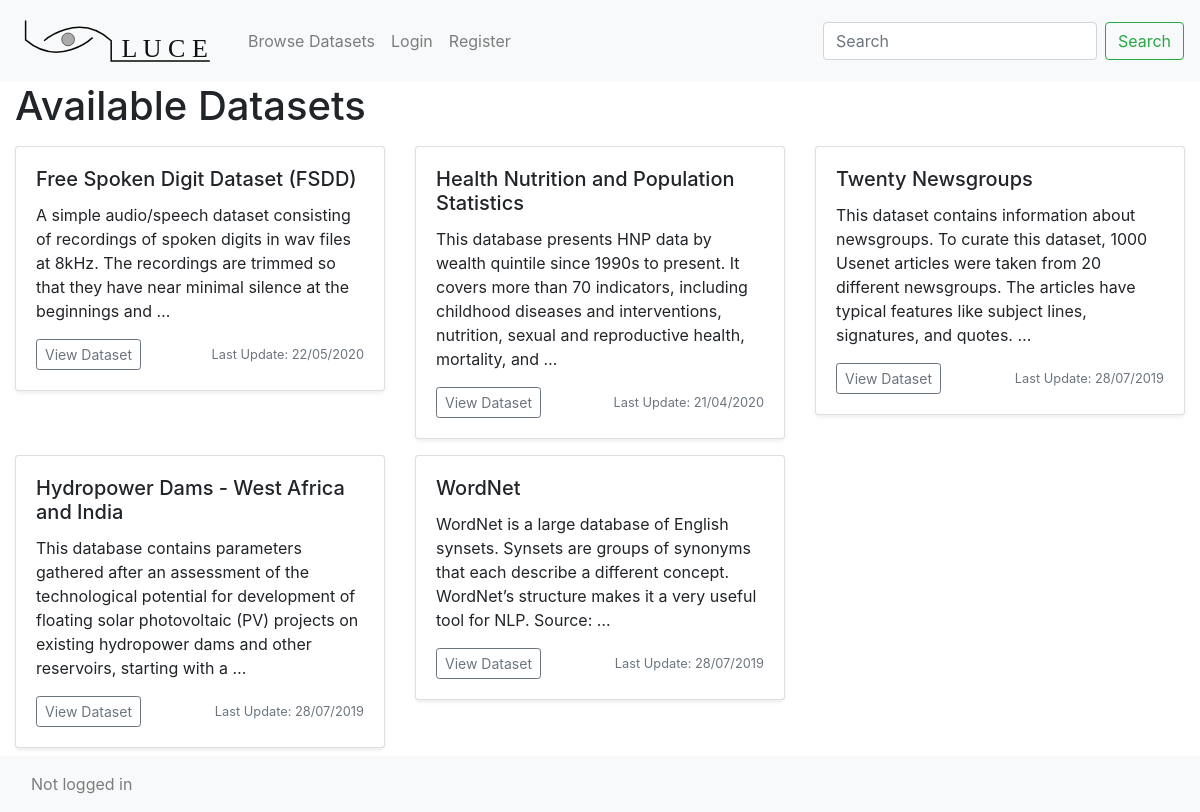
The page /browse/ on the database its author committed.
### datastore/models.py (models this page shows, shortened)
class Dataset(models.Model):
    title           = models.CharField(max_length=120)
    description     = models.TextField(null=True, blank=True)
    license         = models.IntegerField() # encoded as integer
    file            = models.FileField(upload_to='files/', blank=True, null=True)
    owner           = models.CharField(max_length=120) # owner username/email
    owner_address   = models.CharField(max_length=180) # msg.sender
    contract_address= models.CharField(max_length=180) # address of smart contract
    published       = models.BooleanField(default = False)
    access_granted  = models.ManyToManyField(User, related_name='datasets_accessible')
    created_by      = models.ForeignKey(User, default=1, null=True, on_delete=models.SET_NULL, related_name='datasets_owned')
    timestamp       = models.DateTimeField(auto_now_add=True)
    updated         = models.DateTimeField(auto_now=True)
    objects         = DatasetManager()
    def get_absolute_url(self):
        return f"/data/{self.pk}"
    class Meta:
        ordering = ['-updated', '-timestamp']

### datastore/views.py (the view)
# urls.py: path('browse/', browse_view),
def browse_view(request):
    head_title = "LUCE"
    qs = Dataset.objects.all()
    qs = qs.published() # only show published datasets
    context = {"head_title": head_title,
                "dataset_list": qs}
    template = 'data/browse.html'
    return render(request, template, context)

### datastore/managers.py (called while the page is built)
    def published(self):
        return self.filter(published=True)

    def get_queryset(self):
        return DatasetQuerySet(self.model, using=self._db)

### datastore/templates/data/browse.html
{% extends "base.html" %}
{% block content %}
	{% block header %}
	<h1> Available Datasets </h1>
	{% endblock %}
	<div class="row my-2">
		{% for dataset in dataset_list %}
			  <div class="col-sm-4 my-2">
			    <div class="card shadow-sm">
			      <div class="card-body">
			        <h5 class="card-title"> {{ dataset.title }} </h5>
			        <p class="card-text"> {{ dataset.description|truncatewords:30 }} </p>
			              <div class="d-flex justify-content-between align-items-center">
			                <div class="btn-group">
			                  <button type="button" class="btn btn-sm btn-outline-secondary" onclick="window.location.href='{{ dataset.get_absolute_url }} '">View Dataset</button>
			                </div>
			                <small class="text-muted"> Last Update: {{ dataset.updated|date:"d/m/Y" }}</small>
			              </div>
			      </div>
			    </div>
			  </div>
	{% endfor %}
	</div>
{% endblock content %}

### lucehome/templates/base.html (shortened to what this page needs)
<!doctype html>
<html lang="en">
  <head>
        <link rel="stylesheet" href="https://stackpath.bootstrapcdn.com/bootstrap/4.3.1/css/bootstrap.min.css">
  </head>
  <body>
        {% include 'navbar.html' %}
                <div class='container-fluid pb-5'>
                    {% block content %}{% endblock %}
                </div>
        <nav class="navbar fixed-bottom navbar-light bg-light">
            {% if user.is_authenticated %}
                <a class="col-auto pr-0 mr-0 navbar-text">Logged in as: {{ user }}</a>
                <a class="col nav-item nav-link" href="/logout">Logout</a>
            {% else %}
                <a class=" col-auto navbar-text" href="/login">Not logged in</a>
            {% endif %}
        </nav>
  </body>
</html>

### lucehome/templates/navbar.html (shortened to what this page needs)
<nav class="navbar navbar-expand-lg navbar-light bg-light">
  <a class="navbar-brand" href="/">
    <img src="/static/luce.svg" width="208" height="56" alt="Luce Logo">
  </a>
  <div class="collapse navbar-collapse" id="navbarSupportedContent">
    <ul class="navbar-nav mr-auto">
      <li class="nav-item">
        <a class="nav-link" href="/browse/">Browse Datasets</a>
      </li>
      {% if not user.is_authenticated %}
      <li class="nav-item">
        <a class="nav-link" href="/login">Login</a>
      </li>
      <li class="nav-item">
        <a class="nav-link" href="/register">Register</a>
      </li>
      {% endif %}
    </ul>
    <form class="form-inline my-2 my-lg-0" action='/search/'>
      <input class="form-control mr-sm-2" type="search" name='q' placeholder="Search" aria-label="Search">
      <button class="btn btn-outline-success my-2 my-sm-0" type="submit">Search</button>
    </form>
  </div>
</nav>

### rows shown on the page
Dataset: title "Free Spoken Digit Dataset (FSDD)", description "A simple audio/speech dataset consisting of recordings of spoken digits in wav files at 8kHz. The recordings are trimmed so that they have near minimal silence at the beginnings and …", updated "22/05/2020"
Dataset: title "Health Nutrition and Population Statistics", description "This database presents HNP data by wealth quintile since 1990s to present. It covers more than 70 indicators, including childhood diseases and interventions, nutrition, sexual and reproductive health, mortality, and …", updated "21/04/2020"
Dataset: title "Twenty Newsgroups", description "This dataset contains information about newsgroups. To curate this dataset, 1000 Usenet articles were taken from 20 different newsgroups. The articles have typical features like subject lines, signatures, and quotes. …", updated "28/07/2019"
Dataset: title "Hydropower Dams - West Africa and India", description "This database contains parameters gathered after an assessment of the technological potential for development of floating solar photovoltaic (PV) projects on existing hydropower dams and other reservoirs, starting with a …", updated "28/07/2019"
Dataset: title "WordNet", description "WordNet is a large database of English synsets. Synsets are groups of synonyms that each describe a different concept. WordNet’s structure makes it a very useful tool for NLP. Source: …", updated "28/07/2019"
